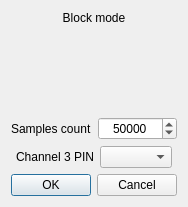
<?xml version="1.0" encoding="UTF-8"?>
<ui version="4.0">
 <class>BlockDialog</class>
 <widget class="QDialog" name="BlockDialog">
  <property name="geometry">
   <rect>
    <x>0</x>
    <y>0</y>
    <width>174</width>
    <height>206</height>
   </rect>
  </property>
  <property name="windowTitle">
   <string>Dialog</string>
  </property>
  <layout class="QVBoxLayout" name="verticalLayout">
   <item>
    <layout class="QVBoxLayout" name="verticalLayout_2">
     <item>
      <widget class="QLabel" name="label_2">
       <property name="text">
        <string>Block mode</string>
       </property>
       <property name="alignment">
        <set>Qt::AlignCenter</set>
       </property>
      </widget>
     </item>
     <item>
      <layout class="QHBoxLayout" name="horizontalLayout">
       <property name="topMargin">
        <number>0</number>
       </property>
       <item>
        <widget class="QToolButton" name="block_btn">
         <property name="minimumSize">
          <size>
           <width>120</width>
           <height>80</height>
          </size>
         </property>
         <property name="text">
          <string/>
         </property>
         <property name="icon">
          <iconset resource="../resources.qrc">
           <normaloff>:/new/images/images/blocks.jpg</normaloff>:/new/images/images/blocks.jpg</iconset>
         </property>
         <property name="iconSize">
          <size>
           <width>120</width>
           <height>80</height>
          </size>
         </property>
         <property name="checkable">
          <bool>false</bool>
         </property>
         <property name="autoRaise">
          <bool>true</bool>
         </property>
        </widget>
       </item>
      </layout>
     </item>
    </layout>
   </item>
   <item>
    <layout class="QHBoxLayout" name="horizontalLayout_2">
     <item>
      <widget class="QLabel" name="label">
       <property name="text">
        <string>Samples count</string>
       </property>
      </widget>
     </item>
     <item>
      <widget class="QSpinBox" name="samples_count_spin">
       <property name="alignment">
        <set>Qt::AlignCenter</set>
       </property>
       <property name="minimum">
        <number>2</number>
       </property>
       <property name="maximum">
        <number>16777214</number>
       </property>
       <property name="value">
        <number>50000</number>
       </property>
      </widget>
     </item>
    </layout>
   </item>
   <item>
    <layout class="QHBoxLayout" name="horizontalLayout_7">
     <item>
      <spacer name="horizontalSpacer">
       <property name="orientation">
        <enum>Qt::Horizontal</enum>
       </property>
       <property name="sizeHint" stdset="0">
        <size>
         <width>40</width>
         <height>20</height>
        </size>
       </property>
      </spacer>
     </item>
     <item>
      <widget class="QLabel" name="label_8">
       <property name="text">
        <string>Channel 3 PIN</string>
       </property>
      </widget>
     </item>
     <item>
      <widget class="QComboBox" name="ch3_combo"/>
     </item>
     <item>
      <spacer name="horizontalSpacer_2">
       <property name="orientation">
        <enum>Qt::Horizontal</enum>
       </property>
       <property name="sizeHint" stdset="0">
        <size>
         <width>40</width>
         <height>20</height>
        </size>
       </property>
      </spacer>
     </item>
    </layout>
   </item>
   <item>
    <widget class="QDialogButtonBox" name="buttonBox">
     <property name="orientation">
      <enum>Qt::Horizontal</enum>
     </property>
     <property name="standardButtons">
      <set>QDialogButtonBox::Cancel|QDialogButtonBox::Ok</set>
     </property>
    </widget>
   </item>
  </layout>
 </widget>
 <resources>
  <include location="../resources.qrc"/>
 </resources>
 <connections>
  <connection>
   <sender>buttonBox</sender>
   <signal>accepted()</signal>
   <receiver>BlockDialog</receiver>
   <slot>accept()</slot>
   <hints>
    <hint type="sourcelabel">
     <x>248</x>
     <y>254</y>
    </hint>
    <hint type="destinationlabel">
     <x>157</x>
     <y>274</y>
    </hint>
   </hints>
  </connection>
  <connection>
   <sender>buttonBox</sender>
   <signal>rejected()</signal>
   <receiver>BlockDialog</receiver>
   <slot>reject()</slot>
   <hints>
    <hint type="sourcelabel">
     <x>316</x>
     <y>260</y>
    </hint>
    <hint type="destinationlabel">
     <x>286</x>
     <y>274</y>
    </hint>
   </hints>
  </connection>
 </connections>
</ui>
